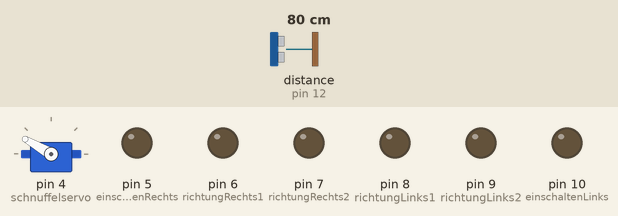
This sketch was run on a simulated Arduino Uno, built with avr-gcc and run on an emulated ATmega328P. Shown: servo, output pins drawn as LEDs (lit = HIGH). Wiring (inferred from the names in the program): ultrasonic range finder: trigger pin 11; echo pin 12. Dashed ring = blinking. The test bench sets the inputs (shaded band); at power-on: distance to the obstacle (sensor on pin 12) 80 cm. The echo pulse lasts 58.3 µs per cm; pins used as bus, display or sensor lines are not drawn.

Above: at 1.1 s.
3.3 s: distance to the obstacle (sensor on pin 12) set to 2 cm
At 4.9 s:
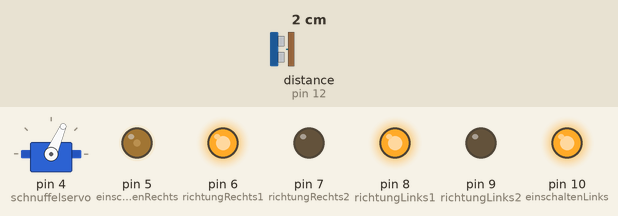
6.3 s: distance to the obstacle (sensor on pin 12) set to 60 cm
At 7.4 s:
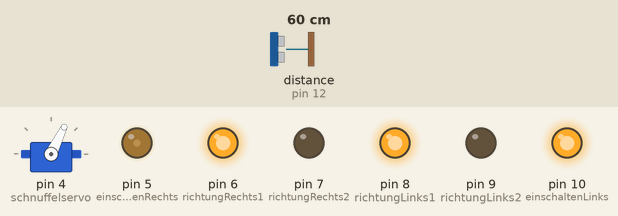
9.3 s: distance to the obstacle (sensor on pin 12) set to 4 cm
At 12.8 s:
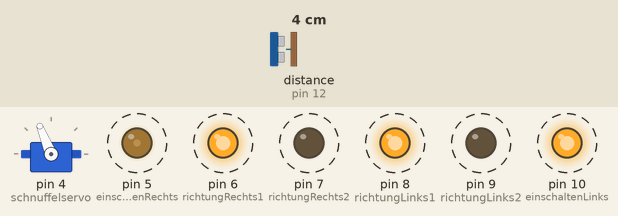
Timing chart, 0 to 31.4 s (numbered marks = the images above; inputs shaded):
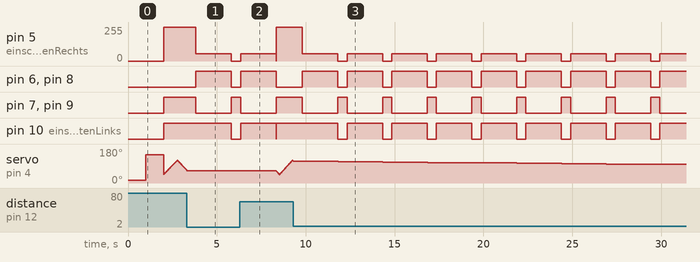

The sketch:

ClemiBotAdvanced.ino
```cpp
#include <Servo.h>
Servo schnuffelservo;

// Hier wird festgelegt, an welche Pins wir die Motoren anschließen und wie die Pins heißen sollen, an die wir die Motoren anschließen

// Motoren links
int einschaltenLinks = 10;
int richtungLinks1 = 8;
int richtungLinks2 = 9;

// Motoren rechts
int einschaltenRechts = 5;
int richtungRechts1 = 6;
int richtungRechts2 = 7;

int geschwindigkeit = 0;

int servopos = 90;

int TriggerPin = 11;
int EchoPin = 12;
long duration = 0;
long Abstand;
long Abst;
long AbstandMessen();
long microsecondsToCentimeters();


// Hier wird festgelegt was die Pins machen sollen
void setup()
{
  // Wir sagen allen Pins, dass sie Ausgänge sind, also die Informationen an die Motoren aus den Pins herausgehen
  pinMode(einschaltenLinks, OUTPUT);
  pinMode(richtungLinks1, OUTPUT);
  pinMode(richtungLinks2, OUTPUT);

  pinMode(einschaltenRechts, OUTPUT);
  pinMode(richtungRechts1, OUTPUT);
  pinMode(richtungRechts2, OUTPUT);
  schnuffelservo.attach(4);

  pinMode(TriggerPin, OUTPUT);
  pinMode(EchoPin, INPUT);

//  Serial.begin(9600);

  schnuffelservo.write(15);
  delay (1000);
  schnuffelservo.write(150);
  delay (1000);

}


// ########################  Hier kommt das Bewegungsprogramm hin   ##########################
void loop()
{
  // Schnuffelservo auf geradeaus
  schnuffelservo.write(78);

  for (servopos = 45; servopos <= 120; servopos += 2) { // goes from 0 degrees to 180 degrees
    // in steps of 1 degree
    schnuffelservo.write(servopos);              // tell servo to go to position in variable 'pos'
    FahrenWennFrei();
    // delay(10);                                  // waits 15ms for the servo to reach the position
  }
  for (servopos = 120; servopos >= 45; servopos -= 2) { // goes from 180 degrees to 0 degrees
    schnuffelservo.write(servopos);              // tell servo to go to position in variable 'pos'
    FahrenWennFrei();
    // delay(10);
  }

}
// #############################  Ende des Bewegungsprogramms    #############################

void FahrenWennFrei()
{
  AbstandMessen ();

  if (Abstand >=40)
  {
    geschwindigkeit = 255 ;
  }
  else
  {
    geschwindigkeit = 0;
    delay (500);
    rueckRechts (255,200,2000);
  }

  vorDauer (geschwindigkeit);
}


long AbstandMessen ()
{
  // Puls zum Ultraschall sender schicken
  digitalWrite(TriggerPin, LOW);
  delayMicroseconds(2);
  digitalWrite(TriggerPin, HIGH);
  delayMicroseconds(10);
  digitalWrite(TriggerPin, LOW);

  duration = pulseIn(EchoPin, HIGH);

  // convert the time into a distance
  Abstand = microsecondsToCentimeters(duration);
//  Serial.println(Abstand);

  /*  if (cm <= 500)
  {
    Serial.print(cm);
    Serial.println("cm");
  }
  else Serial.println("Ungueltige Messung ! Entfernung groesser als 5 Meter !!!");
  delay(100);
  */
}

void vorDauer (int vBasic)
{
  // Hier sagen wir den linken Motoren, dass sie sich vorwärts drehen sollen
  digitalWrite(richtungLinks1, LOW);
  digitalWrite(richtungLinks2, HIGH);
  // Hier sagen wir den rechten Motoren, dass sie sich vorwärts drehen sollen
  digitalWrite(richtungRechts1, LOW);
  digitalWrite(richtungRechts2, HIGH);

  // Hier schalten wir die linken Motoren ein mit einer Geschwindigkeit zwischen 0~255
  analogWrite(einschaltenLinks, vBasic);
  analogWrite(einschaltenRechts, vBasic);
  delay (15);
}

long microsecondsToCentimeters(long microseconds)
{
  // The speed of sound is 340 m/s or 29 microseconds per centimeter.
  // The ping travels out and back, so to find the distance of the
  // object we take half of the distance travelled.
  return microseconds / 29 / 2;
}

void vor (int vBasic, int Duration)
{
  vorRechts (vBasic, 0, Duration);
}

void rueck (int vBasic, int Duration)
{
  rueckRechts (vBasic, 0, Duration);
}

void stoppen (int Duration)
{
  vorRechts (0, 0, Duration);
}


void vorRechts (int vBasic, int vTurn, int Duration)
{
  // Hier sagen wir den linken Motoren, dass sie sich vorwärts drehen sollen
  digitalWrite(richtungLinks1, LOW);
  digitalWrite(richtungLinks2, HIGH);
  // Hier sagen wir den rechten Motoren, dass sie sich vorwärts drehen sollen
  digitalWrite(richtungRechts1, LOW);
  digitalWrite(richtungRechts2, HIGH);

  // Hier schalten wir die linken Motoren ein mit einer Geschwindigkeit zwischen 0~255
  analogWrite(einschaltenLinks, vBasic);
  // Hier schalten wir die rechten Motoren ein mit einer Geschwindigkeit zwischen 0~255
  analogWrite(einschaltenRechts, vBasic - vTurn);

  // Dauer der Kurve
  delay(Duration);
}

void vorLinks (int vBasic, int vTurn, int Duration)
{
  // Hier sagen wir den linken Motoren, dass sie sich vorwärts drehen sollen
  digitalWrite(richtungLinks1, LOW);
  digitalWrite(richtungLinks2, HIGH);
  // Hier sagen wir den rechten Motoren, dass sie sich vorwärts drehen sollen
  digitalWrite(richtungRechts1, LOW);
  digitalWrite(richtungRechts2, HIGH);

  // Hier schalten wir die linken Motoren ein mit einer Geschwindigkeit zwischen 0~255
  analogWrite(einschaltenLinks, vBasic - vTurn);
  // Hier schalten wir die rechten Motoren ein mit einer Geschwindigkeit zwischen 0~255
  analogWrite(einschaltenRechts, vBasic);

  // Dauer der Kurve
  delay(Duration);
}

void rueckRechts (int vBasic, int vTurn, int Duration)
{
  // Hier sagen wir den linken Motoren, dass sie sich rückwärts drehen sollen
  digitalWrite(richtungLinks1, HIGH);
  digitalWrite(richtungLinks2, LOW);
  // Hier sagen wir den rechten Motoren, dass sie sich rückwärts drehen sollen
  digitalWrite(richtungRechts1, HIGH);
  digitalWrite(richtungRechts2, LOW);

  // Hier schalten wir die linken Motoren ein mit einer Geschwindigkeit zwischen 0~255
  analogWrite(einschaltenLinks, vBasic);
  // Hier schalten wir die rechten Motoren ein mit einer Geschwindigkeit zwischen 0~255
  analogWrite(einschaltenRechts, vBasic - vTurn);

  // Dauer der Kurve
  delay(Duration);
}

void rueckLinks (int vBasic, int vTurn, int Duration)
{
  // Hier sagen wir den linken Motoren, dass sie sich rückwärts drehen sollen
  digitalWrite(richtungLinks1, HIGH);
  digitalWrite(richtungLinks2, LOW);
  // Hier sagen wir den rechten Motoren, dass sie sich rückwärts drehen sollen
  digitalWrite(richtungRechts1, HIGH);
  digitalWrite(richtungRechts2, LOW);

  // Hier schalten wir die linken Motoren ein mit einer Geschwindigkeit zwischen 0~255
  analogWrite(einschaltenLinks, vBasic - vTurn);
  // Hier schalten wir die rechten Motoren ein mit einer Geschwindigkeit zwischen 0~255
  analogWrite(einschaltenRechts, vBasic);

  // Dauer der Kurve
  delay(Duration);
}


/*  for (servopos = 15; servopos <= 150; servopos += 1) { // goes from 0 degrees to 180 degrees
    // in steps of 1 degree
    schnuffelservo.write(servopos);              // tell servo to go to position in variable 'pos'
    delay(10);                       // waits 15ms for the servo to reach the position
  }
  for (servopos = 150; servopos >= 15; servopos -= 1) { // goes from 180 degrees to 0 degrees
    schnuffelservo.write(servopos);              // tell servo to go to position in variable 'pos'
    delay(10);
  }
*/
```

Measured:
- after the input at 3.3 s, pin 5 (einschaltenRechts): 255/255 → 55/255 after 0.52 s, → 0/255 2.0 s later; pin 6 (richtungRechts1), pin 8 (richtungLinks1): LOW → HIGH after 0.52 s, → LOW 2.0 s later; pin 7 (richtungRechts2), pin 9 (richtungLinks2): HIGH → LOW after 0.52 s, → HIGH 2.0 s later; pin 10 (einschaltenLinks): HIGH → LOW after 2.5 s
- after the input at 6.3 s, pin 6 (richtungRechts1), pin 8 (richtungLinks1): goes on until 8.3 s, then stays LOW; pin 7 (richtungRechts2), pin 9 (richtungLinks2): goes on until 8.3 s, then stays HIGH
- after the input at 9.3 s, pin 5 (einschaltenRechts): alternates 55/255 for 2.0 s and 0/255 for 0.52 s, starting after 0.51 s; pin 6 (richtungRechts1): alternates HIGH for 2.0 s and LOW for 0.52 s, starting after 0.51 s
